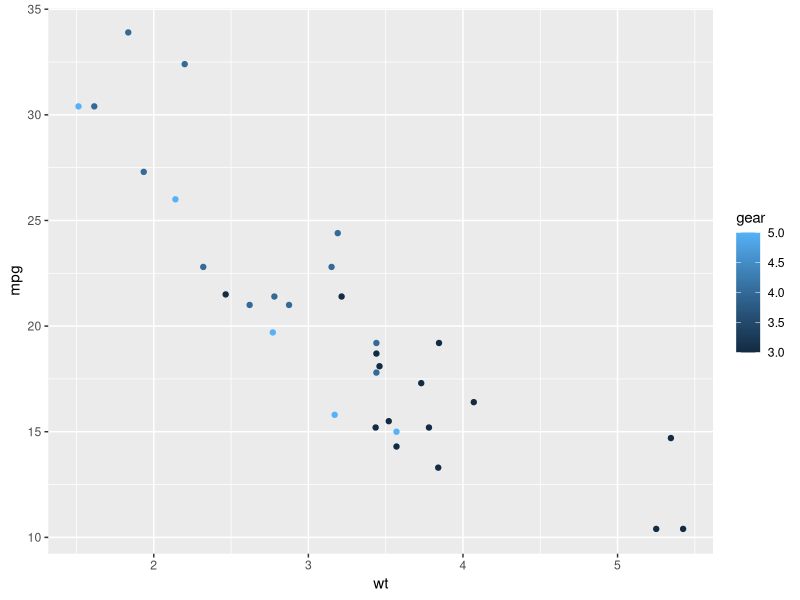
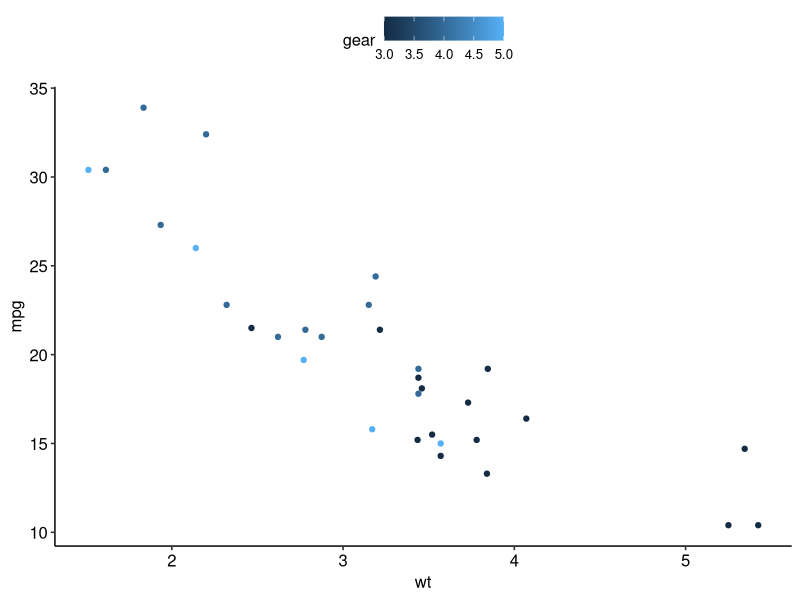
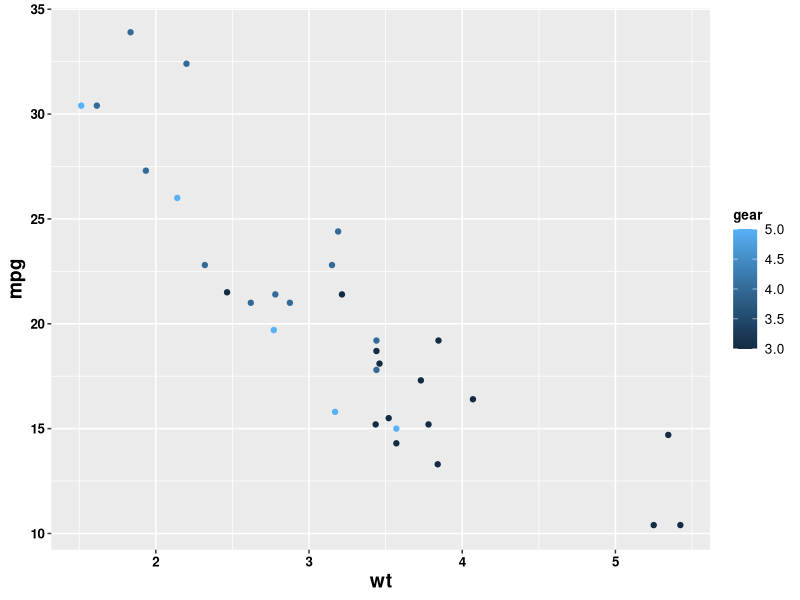

R code for these plots, in order:
library(ggpubr)


### Name: theme_pubr
### Title: Publication ready theme
### Aliases: theme_pubr theme_pubclean labs_pubr theme_classic2 clean_theme

### ** Examples

p <- ggplot(mtcars, aes(x = wt, y = mpg)) +
   geom_point(aes(color = gear))

# Default plot
p

# Use theme_pubr()
p + theme_pubr()

# Format labels
p + labs_pubr()
